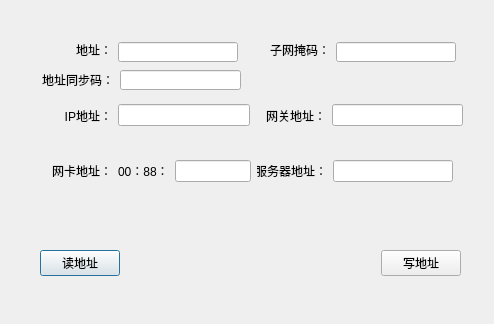
<?xml version="1.0" encoding="UTF-8"?>
<ui version="4.0">
 <class>CUPDATE</class>
 <widget class="QDialog" name="CUPDATE">
  <property name="geometry">
   <rect>
    <x>0</x>
    <y>0</y>
    <width>494</width>
    <height>324</height>
   </rect>
  </property>
  <property name="minimumSize">
   <size>
    <width>494</width>
    <height>324</height>
   </size>
  </property>
  <property name="maximumSize">
   <size>
    <width>494</width>
    <height>324</height>
   </size>
  </property>
  <property name="windowTitle">
   <string>Dialog</string>
  </property>
  <widget class="QWidget" name="layoutWidget">
   <property name="geometry">
    <rect>
     <x>40</x>
     <y>250</y>
     <width>421</width>
     <height>27</height>
    </rect>
   </property>
   <layout class="QHBoxLayout" name="horizontalLayout_4">
    <item>
     <widget class="QPushButton" name="QpbtnRead">
      <property name="text">
       <string>读地址</string>
      </property>
     </widget>
    </item>
    <item>
     <spacer name="horizontalSpacer_2">
      <property name="orientation">
       <enum>Qt::Horizontal</enum>
      </property>
      <property name="sizeHint" stdset="0">
       <size>
        <width>40</width>
        <height>20</height>
       </size>
      </property>
     </spacer>
    </item>
    <item>
     <widget class="QPushButton" name="QpbtnWrite">
      <property name="text">
       <string>写地址</string>
      </property>
     </widget>
    </item>
   </layout>
  </widget>
  <widget class="QWidget" name="layoutWidget">
   <property name="geometry">
    <rect>
     <x>42</x>
     <y>100</y>
     <width>421</width>
     <height>31</height>
    </rect>
   </property>
   <layout class="QHBoxLayout" name="horizontalLayout_2">
    <item>
     <widget class="QLabel" name="label_2">
      <property name="minimumSize">
       <size>
        <width>70</width>
        <height>12</height>
       </size>
      </property>
      <property name="text">
       <string>IP地址：</string>
      </property>
      <property name="alignment">
       <set>Qt::AlignRight|Qt::AlignTrailing|Qt::AlignVCenter</set>
      </property>
     </widget>
    </item>
    <item>
     <widget class="QLineEdit" name="QlineIp">
      <property name="minimumSize">
       <size>
        <width>120</width>
        <height>20</height>
       </size>
      </property>
     </widget>
    </item>
    <item>
     <widget class="QLabel" name="label_5">
      <property name="minimumSize">
       <size>
        <width>70</width>
        <height>12</height>
       </size>
      </property>
      <property name="text">
       <string>网关地址：</string>
      </property>
      <property name="alignment">
       <set>Qt::AlignRight|Qt::AlignTrailing|Qt::AlignVCenter</set>
      </property>
     </widget>
    </item>
    <item>
     <widget class="QLineEdit" name="QlineGateway"/>
    </item>
   </layout>
  </widget>
  <widget class="QWidget" name="layoutWidget">
   <property name="geometry">
    <rect>
     <x>42</x>
     <y>160</y>
     <width>411</width>
     <height>22</height>
    </rect>
   </property>
   <layout class="QHBoxLayout" name="horizontalLayout_3">
    <item>
     <widget class="QLabel" name="label_3">
      <property name="minimumSize">
       <size>
        <width>70</width>
        <height>12</height>
       </size>
      </property>
      <property name="text">
       <string>网卡地址：</string>
      </property>
      <property name="alignment">
       <set>Qt::AlignRight|Qt::AlignTrailing|Qt::AlignVCenter</set>
      </property>
     </widget>
    </item>
    <item>
     <widget class="QLabel" name="label_7">
      <property name="text">
       <string>00：88：</string>
      </property>
     </widget>
    </item>
    <item>
     <widget class="QLineEdit" name="QlineMac"/>
    </item>
    <item>
     <widget class="QLabel" name="label_6">
      <property name="minimumSize">
       <size>
        <width>70</width>
        <height>20</height>
       </size>
      </property>
      <property name="text">
       <string>服务器地址：</string>
      </property>
      <property name="alignment">
       <set>Qt::AlignRight|Qt::AlignTrailing|Qt::AlignVCenter</set>
      </property>
     </widget>
    </item>
    <item>
     <widget class="QLineEdit" name="QlineServerIp">
      <property name="minimumSize">
       <size>
        <width>120</width>
        <height>20</height>
       </size>
      </property>
     </widget>
    </item>
   </layout>
  </widget>
  <widget class="QLabel" name="label_8">
   <property name="geometry">
    <rect>
     <x>33</x>
     <y>70</y>
     <width>81</width>
     <height>20</height>
    </rect>
   </property>
   <property name="minimumSize">
    <size>
     <width>70</width>
     <height>12</height>
    </size>
   </property>
   <property name="text">
    <string>地址同步码：</string>
   </property>
   <property name="alignment">
    <set>Qt::AlignRight|Qt::AlignTrailing|Qt::AlignVCenter</set>
   </property>
  </widget>
  <widget class="QLineEdit" name="QlineAddr_2">
   <property name="geometry">
    <rect>
     <x>120</x>
     <y>70</y>
     <width>121</width>
     <height>20</height>
    </rect>
   </property>
  </widget>
  <widget class="QLineEdit" name="QlineAddr">
   <property name="geometry">
    <rect>
     <x>118</x>
     <y>42</y>
     <width>120</width>
     <height>20</height>
    </rect>
   </property>
   <property name="minimumSize">
    <size>
     <width>120</width>
     <height>20</height>
    </size>
   </property>
  </widget>
  <widget class="QLineEdit" name="QlineSubnet">
   <property name="geometry">
    <rect>
     <x>336</x>
     <y>42</y>
     <width>120</width>
     <height>20</height>
    </rect>
   </property>
   <property name="minimumSize">
    <size>
     <width>120</width>
     <height>20</height>
    </size>
   </property>
  </widget>
  <widget class="QLabel" name="label_4">
   <property name="geometry">
    <rect>
     <x>260</x>
     <y>42</y>
     <width>70</width>
     <height>16</height>
    </rect>
   </property>
   <property name="minimumSize">
    <size>
     <width>70</width>
     <height>12</height>
    </size>
   </property>
   <property name="text">
    <string>子网掩码：</string>
   </property>
   <property name="alignment">
    <set>Qt::AlignRight|Qt::AlignTrailing|Qt::AlignVCenter</set>
   </property>
  </widget>
  <widget class="QLabel" name="label">
   <property name="geometry">
    <rect>
     <x>42</x>
     <y>42</y>
     <width>70</width>
     <height>16</height>
    </rect>
   </property>
   <property name="minimumSize">
    <size>
     <width>70</width>
     <height>12</height>
    </size>
   </property>
   <property name="text">
    <string>地址：</string>
   </property>
   <property name="alignment">
    <set>Qt::AlignRight|Qt::AlignTrailing|Qt::AlignVCenter</set>
   </property>
  </widget>
 </widget>
 <resources/>
 <connections/>
</ui>
